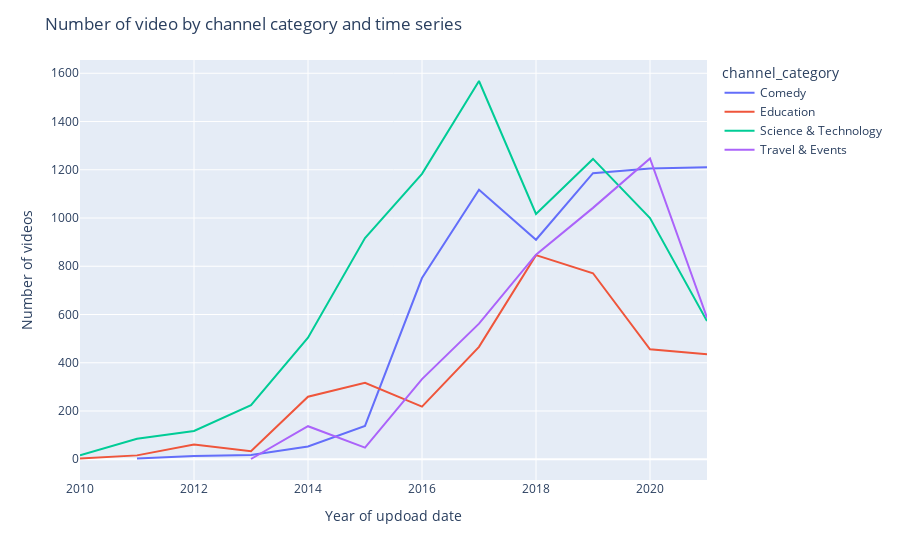

Notebook cell for this chart:
### Code cell
fig = px.line(channel_cate_by_time_series_df, x='upload_date_by_year', y='num_videos', color='channel_category')
fig.update_layout(title="Number of video by channel category and time series")
fig.update_layout(xaxis_title="Year of updoad date")
fig.update_layout(yaxis_title="Number of videos")
fig.show()

### Figure 1 — Plotly figure (JSON) as saved in the notebook; plotly's stock layout.template omitted (floating-point values rounded to 4 significant figures)
{"data": [{"hovertemplate": "channel_category=Comedy<br>upload_date_by_year=%{x}<br>num_videos=%{y}<extra></extra>", "legendgroup": "Comedy", "line": {"color": "#636efa", "dash": "solid"}, "marker": {"symbol": "circle"}, "mode": "lines", "name": "Comedy", "orientation": "v", "showlegend": true, "type": "scatter", "x": [2011, 2012, 2013, 2014, 2015, 2016, 2017, 2018, 2019, 2020, 2021], "xaxis": "x", "y": [3, 13, 18, 53, 138, 751, 1117, 910, 1186, 1205, 1210], "yaxis": "y"}, {"hovertemplate": "channel_category=Education<br>upload_date_by_year=%{x}<br>num_videos=%{y}<extra></extra>", "legendgroup": "Education", "line": {"color": "#EF553B", "dash": "solid"}, "marker": {"symbol": "circle"}, "mode": "lines", "name": "Education", "orientation": "v", "showlegend": true, "type": "scatter", "x": [2010, 2011, 2012, 2013, 2014, 2015, 2016, 2017, 2018, 2019, 2020, 2021], "xaxis": "x", "y": [3, 16, 61, 33, 259, 317, 218, 466, 846, 771, 456, 435], "yaxis": "y"}, {"hovertemplate": "channel_category=Science & Technology<br>upload_date_by_year=%{x}<br>num_videos=%{y}<extra></extra>", "legendgroup": "Science & Technology", "line": {"color": "#00cc96", "dash": "solid"}, "marker": {"symbol": "circle"}, "mode": "lines", "name": "Science & Technology", "orientation": "v", "showlegend": true, "type": "scatter", "x": [2010, 2011, 2012, 2013, 2014, 2015, 2016, 2017, 2018, 2019, 2020, 2021], "xaxis": "x", "y": [16, 85, 117, 224, 504, 917, 1183, 1568, 1017, 1245, 1000, 573], "yaxis": "y"}, {"hovertemplate": "channel_category=Travel & Events<br>upload_date_by_year=%{x}<br>num_videos=%{y}<extra></extra>", "legendgroup": "Travel & Events", "line": {"color": "#ab63fa", "dash": "solid"}, "marker": {"symbol": "circle"}, "mode": "lines", "name": "Travel & Events", "orientation": "v", "showlegend": true, "type": "scatter", "x": [2013, 2014, 2015, 2016, 2017, 2018, 2019, 2020, 2021], "xaxis": "x", "y": [1, 137, 48, 332, 562, 848, 1042, 1247, 587], "yaxis": "y"}], "layout": {"legend": {"title": {"text": "channel_category"}, "tracegroupgap": 0}, "margin": {"t": 60}, "title": {"text": "Number of video by channel category and time series"}, "xaxis": {"anchor": "y", "domain": [0, 1], "title": {"text": "Year of updoad date"}}, "yaxis": {"anchor": "x", "domain": [0, 1], "title": {"text": "Number of videos"}}}}
